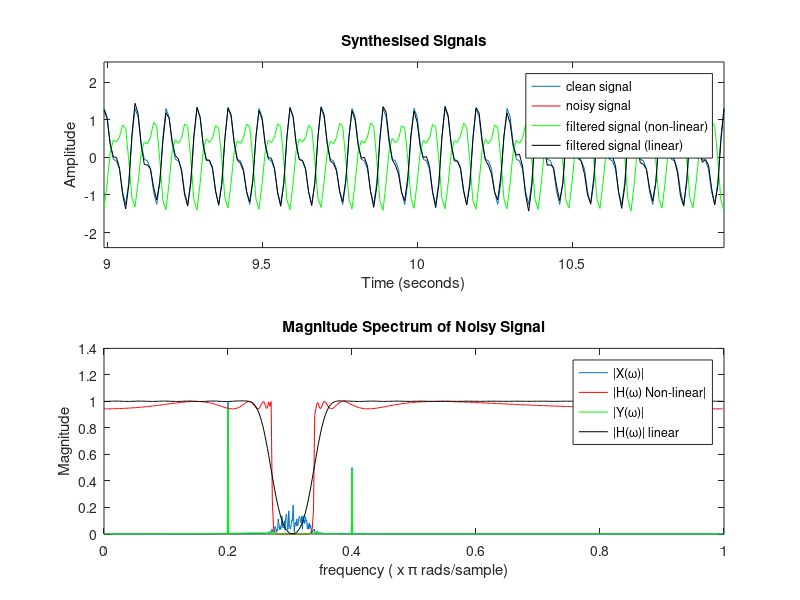
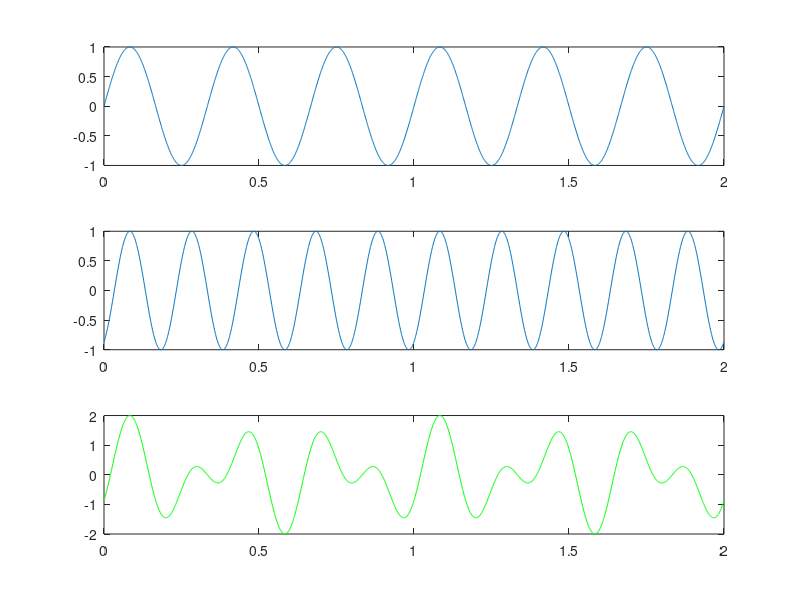

The MATLAB script that drew these images, in order:
%% Linear phase filters - preserve shape of a filtered signal
% This is the code used during a youtube video presentation dealing with linear phase filters
%      Search for linear phase at http://youtube.com/ddorran
%
% Code available from https://dadorran.wordpress.com
% 
close all ; clear all; clc
fs = 100;
T = 1/fs; %sampling interval
N = 2000; %length of signal being synthesised
n = 0:N-1; %samples of the signal
t = n*T;
  
plot_range = [N/2-100:N/2+100];
%% synthesise a signal
x = cos(2*pi*10*t) + 0.5*cos(2*pi*20*t + 1.4); 
subplot(2,1,1);
plot(t(plot_range),x(plot_range))
xlabel('Time (seconds)');
ylabel('Amplitude')
title('Synthesised Signals') 
axis tight
  
% Add some noise
ns = randn(1,length(x)+100)*2;
    %filter the noise to synthesise band limited noise
[b a] = butter(5, [0.28 0.33],'bandpass');
ns_filtered = filter(b,a,ns);
    %add noise to clean signal
x_ns = x +ns_filtered(end-length(x)+1:end);
hold on
noisy_x = plot(t(plot_range), x_ns(plot_range),'r');
legend('clean signal', 'noisy signal')
  
%% Plot frequency Content of Noisy Signal
subplot(2,1,2)
X_ns = fft(x_ns);
fax = [0:N-1]/(N/2); % normalised frequency axis
plot(fax(1:N/2), abs(X_ns(1:N/2))/(N/2)) ; %plot first half of spectrum
xlabel('frequency ( x \pi rads/sample)')
ylabel('Magnitude')
title('Magnitude Spectrum of Noisy Signal')
  
 
%% Filter out the noise using an IIR filter (non-linear phase)
[b_iir a_iir] = cheby1(10, 0.5, [0.27 0.34], 'stop');
y_iir = filter(b_iir,a_iir, x_ns);
 
[H_iir w] = freqz(b_iir,a_iir); %determine frequency response
subplot(2,1,2);
hold on
plot(w/pi, abs(H_iir),'r')
legend('|X(\omega)|','|H(\omega)|')
 
pause
Y_iir = fft(y_iir);
plot(fax(1:N/2), abs(Y_iir(1:N/2))/(N/2),'g') ; %plot first half of spectrum
legend('|X(\omega)|','|H(\omega)|','|Y(\omega)|')
 
pause
subplot(2,1,1)
non_linear_y = plot(t(plot_range),y_iir(plot_range),'g')
legend('clean signal', 'noisy signal','filtered signal')
pause 
set(noisy_x,'visible', 'off')
 
  
%% Examine the magnitude and phase response of the IIR filter
figure(2)
subplot(2,1,1)
plot(w/pi,abs(H_iir))
xlabel('frequency ( x \pi rads/sample)')
ylabel('Magnitude')
title('Magnitude Response of filter')
subplot(2,1,2)
plot(w/pi,angle(H_iir))
xlabel('frequency ( x \pi rads/sample)')
ylabel('Phase Shift')
title('Phase Response of filter')
  
%% Now filter using an FIR filter (with linear phase)
b_fir = fir1(100,  [0.27 0.34],'stop');
a_fir = 1;
y_fir = filter(b_fir,a_fir, x_ns);
 
figure(1)
subplot(2,1,1)
plot(t(plot_range),y_fir(plot_range),'k')
legend('clean signal', 'noisy signal','filtered signal (non-linear)','filtered signal (linear)')
 
[H_fir, w ]= freqz(b_fir,a_fir);
subplot(2,1,2)
plot(w/pi, abs(H_fir),'k')
legend('|X(\omega)|','|H(\omega) Non-linear|','|Y(\omega)|','|H(\omega)| linear')
 
 
  
%% Compare the frequency responses of the two filter design approaches
figure(2)
subplot(2,1,1)
hold on
plot(w/pi,abs(H_fir),'g')
legend('non-linear filter','linear filter')
subplot(2,1,2)
hold on
plot(w/pi,angle(H_fir),'g')
legend('non-linear filter','linear filter')
pause
 
%% Why does linear phase preserve the shape??
close all
clear all; clc;
fs = 1000;
t = 0:1/fs:2;
x1 = cos(2*pi*3*t-pi/2);
x2 = cos(2*pi*5*t-(pi/2)/3*5);
  
pause
subplot(3,1,1)
plot(t,x1)
subplot(3,1,2)
plot(t,x2)
subplot(3,1,3)
plot(t,x1+x2,'g')
hold on